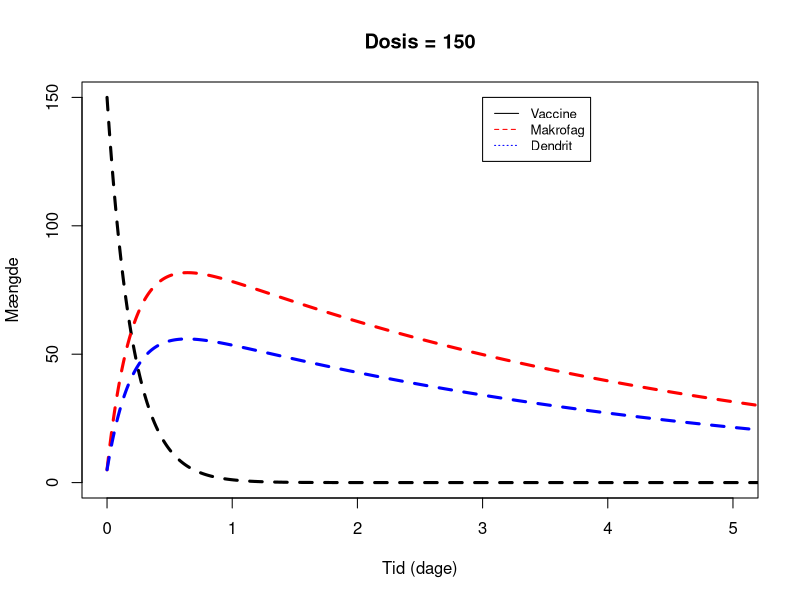
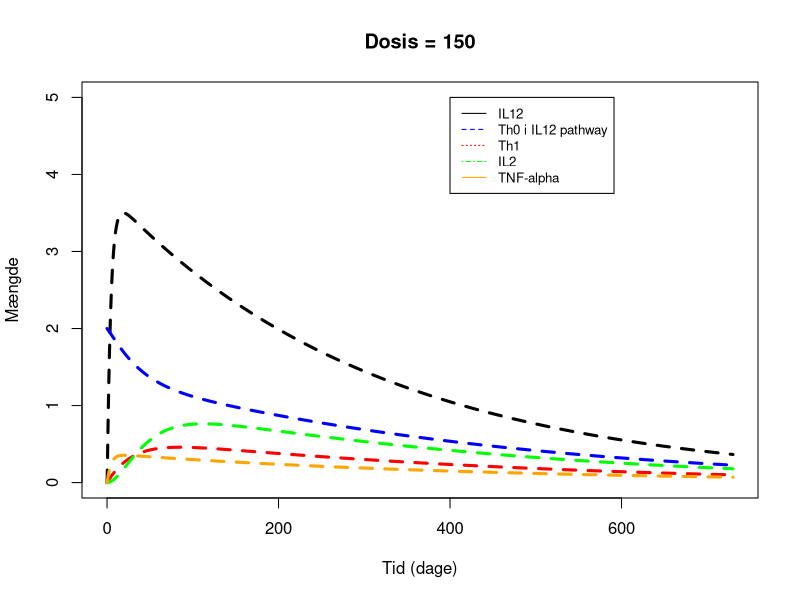
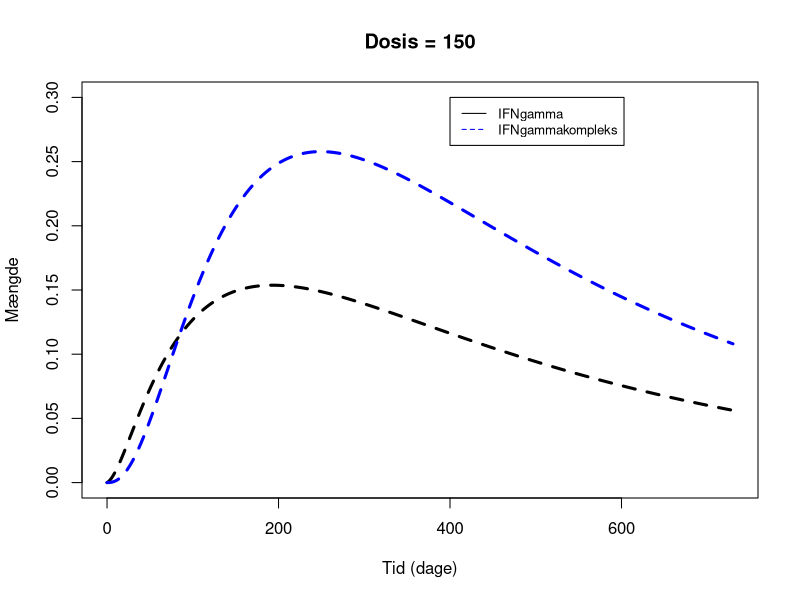
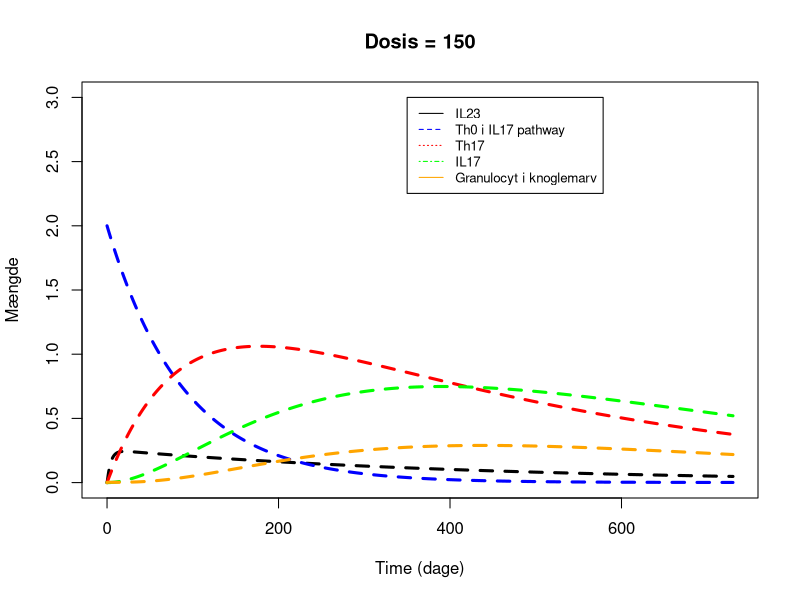

Write the R code that produced these figures, in order.
# TB model in R

rm(list=ls())

# Henter ode solveren
library(deSolve)


# Laver funktionen med de 15 parametre
model = function (current_timepoint, state_values, parameters)
{
  Vaccine = state_values [1]       
  Makrofag = state_values [2]
  IL12 = state_values [3]
  Th0_IL12 = state_values [4]
  Th0_IL17 = state_values [5]
  Th1 = state_values [6]
  IL2 = state_values [7]
  IFNg = state_values [8]
  IFNgk = state_values [9]
  TNFa = state_values [10]
  Dendrit = state_values [11]
  IL23 = state_values [12]
  Th17 = state_values [13]
  IL17 = state_values [14]
  GranulotcytKnoglemarv = state_values[15]
  
  with ( 
    as.list (parameters),     # variable names within parameters can be used 
    {
      
      # De følgende 2 konstanter bestemmes vha. følgende funktion, 
      # som er afhængig af startdosen.
      Kv_m <- 5*(250-Vaccine0)/((250-Vaccine0)+1)-(250-Vaccine0)*0.02
      Kv_d <- 5*Vaccine0/(Vaccine0+1)-Vaccine0*0.02
      
      dVaccine = - Vaccine*Kv_m - Vaccine*Kv_d #- Vaccine*Kv_Gk
    
      # IL12 pathway
      dMakrofag = Vaccine*(Kv_m) + TNFa * KTNFa_m + IFNgk * KIFNgk_m - Makrofag*sigma_m
      dIL12 = Makrofag * Km_IL12 - IL12 * KIL12_Th0 - IL12*sigma_IL12
      dTh0_IL12 = Makrofag * Km_Th0 + IL12 * KIL12_Th0 - Th0_IL12 * KTh0_Th1 + IL2 * KIL2_Th0  - Th0_IL12*sigma_Th0_IL12
      dTh1 = Th0_IL12 * KTh0_Th1 - Th1*sigma_Th1
      dIL2 = Th1 * KTh1_IL2 - IL2*sigma_IL2
      dIFNg = Th1 * KTh1_IFNg + Th17 * KTh17_IFNg + Th0_IL12 * KTh0_IL12_IFNg + IFNgk * KIFNgk_IFNg - IFNg * KIFNg_IFNgk + Th0_IL17 * KTh0_IL17_IFNg - IFNg*sigma_IFNg
      dIFNgk = - IFNgk * KIFNgk_IFNg + IFNg * KIFNg_IFNgk - IFNgk*sigma_IFNgk
      dTNFa = Makrofag * Km_TNFa - TNFa*sigma_TNFa
      
      # IL17 pathway
      dDendrit = Vaccine*Kv_d - Dendrit*sigma_d
      dTh0_IL17 = IL23 * KIL23_Th0 - Th0_IL17 * KTh0_Th17 - Th0_IL17*sigma_Th0_IL17
      dDendrit = Vaccine*Kv_d - Dendrit*sigma_d
      dIL23 = Dendrit * Kd_IL23 - IL23*sigma_IL23
      dTh17 = Th0_IL17 * KTh0_Th17 - Th17*sigma_Th17
      dIL17 = Th17 * KTh17_IL17 - IL17*sigma_IL17
      dGranulocytKnoglemarv =  Vaccine*Kv_Gk + IL17 * KIL17_Gk - GranulotcytKnoglemarv*sigma_Gk 
      
      # sætter resultaterne sammen
      results = c(dVaccine, dMakrofag, dIL12, dTh0_IL12, dTh0_IL17, dTh1, dIL2, dIFNg, dIFNgk, dTNFa, dDendrit,
                  dIL23, dTh17, dIL17, dGranulocytKnoglemarv)
      list (results)
    }
  )
}


# Parameter og deres værdier
KTh0_IL17_IFNg.value <- 0.00009
KTh0_IL12_IFNg.value <- 0.00009
Kv_Gk.value <- 0.00009 
KTNFa_m.value <- 0.00009
KIFNgk_m.value <- 0.00009
Km_IL12.value <- 0.009
KIL12_Th0.value <- 0.0009 
Km_Th0.value <- 0.00009
KTh0_Th1.value <- 0.009 
KTh0_Th17.value <- 0.009
KIL23_Th0.value <- 0.00009 
KIL2_Th0.value <- 0.009 
KTh1_IL2.value <- 0.09
KIFNgk_IFNg.value <- 0.00009 
KTh0_IFNg.value <- .00009 
KTh1_IFNg.value <- .00009
KTh17_IFNg.value <- .009
KIFNg_IFNgk.value <- .04
Km_TNFa.value <- .0009
Kd_IL23.value <- 0.0009
KTh17_IL17.value <- .005
KIL17_Gk.value <- .009
sigma_m.value <- 0.23
sigma_IL12.value <- 0.0023
sigma_Th0_IL12.value <- 0.0023
sigma_Th0_IL17.value <- 0.0023
sigma_Th1.value <- 0.023 #0.8
sigma_IL2.value <- 0.053
sigma_IFNg.value <- 0.023
sigma_IFNgk.value <- 0.023
sigma_TNFa.value <- 0.0023
sigma_d.value <- 0.23
sigma_IL23.value <- 0.0023
sigma_Th17.value <- 0.0023
sigma_IL17.value <- 0.0053
sigma_Gk.value <- 0.023

parameter.list <- c(KTh0_IL17_IFNg = KTh0_IL17_IFNg.value, Kv_Gk = Kv_Gk.value, KTNFa_m = KTNFa_m.value, 
                    KIFNgk_m = KIFNgk_m.value,Km_IL12 = Km_IL12.value, KIL12_Th0 = KIL12_Th0.value,Km_Th0 = Km_Th0.value, 
                    KTh0_Th1 = KTh0_Th1.value, KTh0_Th17 = KTh0_Th17.value, KIL23_Th0 = KIL23_Th0.value,
                    KIL2_Th0 = KIL2_Th0.value, KTh1_IL2 = KTh1_IL2.value, KIFNgk_IFNg = KIFNgk_IFNg.value, 
                    KTh0_IL12_IFNg = KTh0_IL12_IFNg.value, KTh1_IFNg = KTh1_IFNg.value, KTh17_IFNg = KTh17_IFNg.value, 
                    KIFNg_IFNgk = KIFNg_IFNgk.value, Km_TNFa = Km_TNFa.value, Kd_IL23 = Kd_IL23.value, 
                    KTh17_IL17 = KTh17_IL17.value, KIL17_Gk = KIL17_Gk.value, sigma_m = sigma_m.value,
                    sigma_IL12 = sigma_IL12.value, sigma_Th0_IL12 = sigma_Th0_IL12.value, sigma_Th1 = sigma_Th1.value,
                    sigma_IL2 = sigma_IL2.value, sigma_IFNg = sigma_IFNg.value, sigma_IFNgk = sigma_IFNgk.value,
                    sigma_TNFa = sigma_TNFa.value, sigma_d = sigma_d.value, sigma_IL23 = sigma_IL23.value,
                    sigma_Th17 = sigma_Th17.value, sigma_IL17 = sigma_IL17.value, sigma_Gk = sigma_Gk.value,sigma_Th0_IL17 = sigma_Th0_IL17.value)

# initial værdier
Vaccine0 = 150
Makrofag0 = 5
IL120 = 0
Th0_IL12_0 = 2
Th0_IL17_0 = 2
Th10 = 0
IL20 = 0
IFNg0 = 0
IFNgk0 = 0
TNFa0 = 0
Dendrit0 = 5
IL230 = 0
Th170 = 0
IL170 = 0
GranulotcytKnoglemarv0 = 0

initial.values <- c(Vaccine = Vaccine0, Makrofag = Makrofag0, IL12 = IL120, Th0_IL12 = Th0_IL12_0, Th0_IL17 = Th0_IL17_0, Th1 = Th10, IL2 = IL20, IFNg = IFNg0, 
                    IFNgk = IFNgk0, TNFa = TNFa0, Dendrit = Dendrit0, IL23 = IL230, Th17 = Th170, IL17 = IL170, 
                    GranulotcytKnoglemarv = GranulotcytKnoglemarv0)

# Tiden vi simulerer i
time.points <- seq(0,2*365,by=0.01)

# Simulering af modellen
output <- ode(y=initial.values,times = time.points,func = model, parms = parameter.list)

# Plot af resultaterne
graphics.off()

# Plot af vaccine, makrofag og dendrit
plot(Vaccine~time,data=output,type='l',lwd=3,lty=2,col='black',ylim=c(0,150),xlim=c(0,5),ylab='Mængde',xlab='Tid (dage)')
lines(Makrofag~time,data=output,type='l',lwd=3,lty=2,col='red')
lines(Dendrit~time,data=output,type='l',lwd=3,lty=2,col='blue')
legend(3, 150, legend=c("Vaccine", "Makrofag","Dendrit"),
       col=c("black", "red","blue"), lty=1:4, cex=0.8)
title("Dosis = 150")


# Plot af IL12 pathway
plot(IL12~time,data=output,type='l',lwd=3,lty=2,col='black',ylim=c(0,5),xlim=c(0,2*365),ylab='Mængde',xlab='Tid (dage)')
lines(Th0_IL12~time,data=output,type='l',lwd=3,lty=2,col='blue')
lines(Th1~time,data=output,type='l',lwd=3,lty=2,col='red')
lines(IL2~time,data=output,type='l',lwd=3,lty=2,col='green')
lines(TNFa~time,data=output,type='l',lwd=3,lty=2,col='orange')
legend(400, 5, legend=c("IL12", "Th0 i IL12 pathway","Th1","IL2","TNF-alpha"),
       col=c("black", "blue","red","green","orange"), lty=1:4, cex=0.8)
title("Dosis = 150")


plot(IFNg~time,data=output,type='l',lwd=3,lty=2,col='black',ylim=c(0,0.3),ylab='Mængde',xlab='Tid (dage)')
lines(IFNgk~time,data=output,type='l',lwd=3,lty=2,col='blue')
legend(400, 0.30, legend=c("IFNgamma", "IFNgammakompleks"),
       col=c("black", "blue"), lty=1:4, cex=0.8)
title("Dosis = 150")


# Plot af IL17
plot(IL23~time,data=output,type='l',lwd=3,lty=2,col='black',ylim=c(0,3),ylab='Mængde',xlab='Time (dage)')
lines(Th0_IL17~time,data=output,type='l',lwd=3,lty=2,col='blue',ylim=c(0,3))
lines(Th17~time,data=output,type='l',lwd=3,lty=2,col='red',ylim=c(0,0.1))
lines(IL17~time,data=output,type='l',lwd=3,lty=2,col='green',ylim=c(0,0.001))
lines(GranulotcytKnoglemarv~time,data=output,type='l',lwd=3,lty=2,col='orange')
legend(350, 3, legend=c("IL23", "Th0 i IL17 pathway","Th17","IL17","Granulocyt i knoglemarv"),
       col=c("black", "blue","red","green","orange"), lty=1:4, cex=0.8)
title("Dosis = 150")
